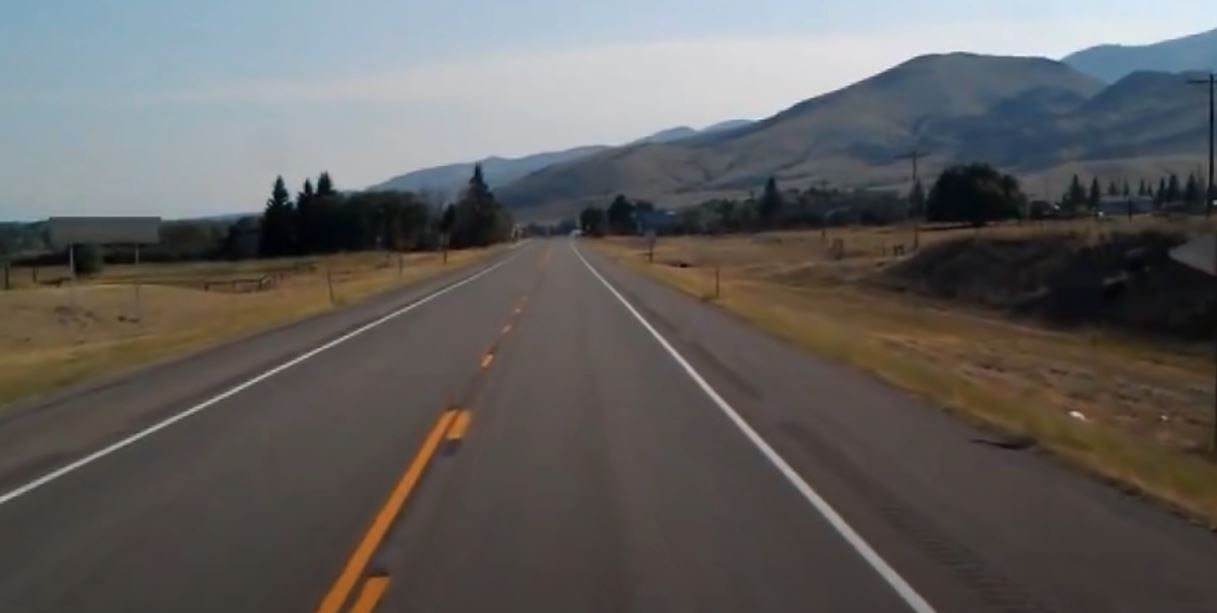
#> input picture self_driving car/road.JPG, 1217 x 613 px
$ python self_driving_car.py
#> lines starting #> are read from the running program, lines starting #| are printed output that depends on the picture; after the words box and inside, x2 and y2 are one past the last pixel; in counts of white or black regions, pixels touching at a corner belong together
#> further down, image is the input picture: shape (613, 1217, 3); mean B, G, R 94, 95.5, 97.7
import cv2
import numpy as np
import matplotlib.pyplot as plt

def canny(image):
    #convert to gray
    gray = cv2.cvtColor(lane_image,cv2.COLOR_RGB2GRAY)
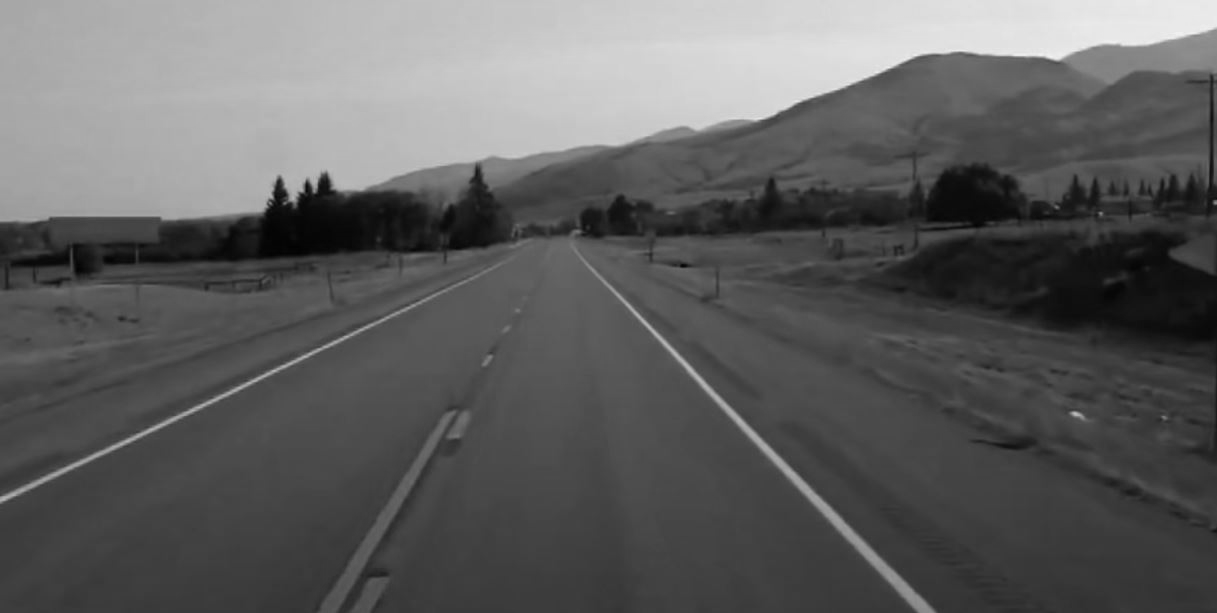
#> gray: shape (613, 1217); min 2, max 242, mean 95.3
    #convert to blur
    blur = cv2.GaussianBlur(gray,(5,5),0)
    #apply canny to reduce the noice
    canny = cv2.Canny(blur,50,150)
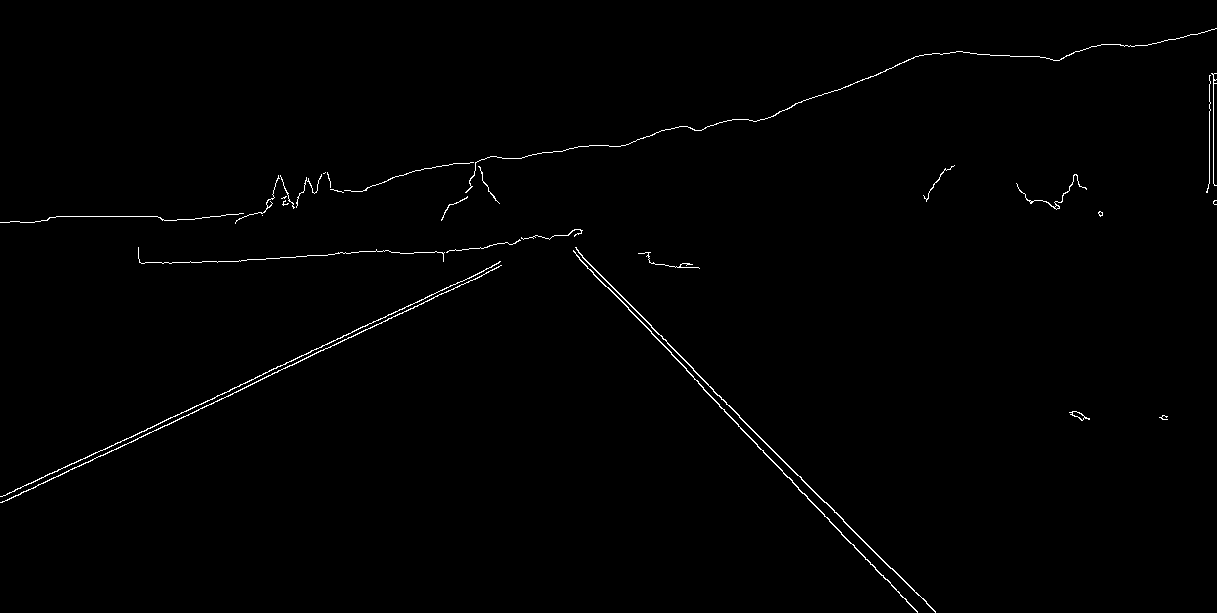
#> canny: shape (613, 1217); 0.74% white in thin lines or dots
    return canny

def display_lines(image,lines):
    line_image = np.zeros_like(image)
    if lines is not None:
        for line in lines:
            x1,y1,x2,y2 = line.reshape(4)
            cv2.line(line_image,(x1,y1),(x2,y2),(255,0,0),10)

    return line_image

def region_of_interest(image):
    height = image.shape[0]
#> height = 613
    polygons = np.array([[(200,height),(1100,height),(550,250)]])
#> polygons = [[200, 613], [1100, 613], [550, 250]]
    mask = np.zeros_like(image)
    cv2.fillPoly(mask,polygons,255)
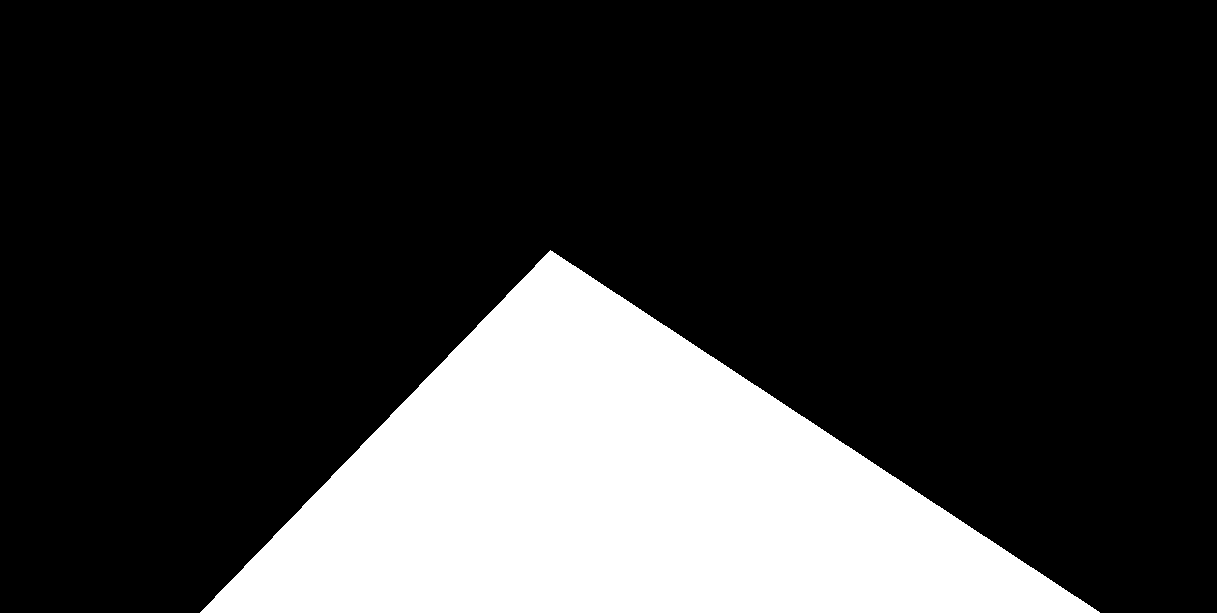
#> mask: shape (613, 1217); 21.9% white; 1 white region, box (x1, y1, x2, y2) and area: (200, 250, 1100, 613) 163625
    masked_image = cv2.bitwise_and(image,mask)
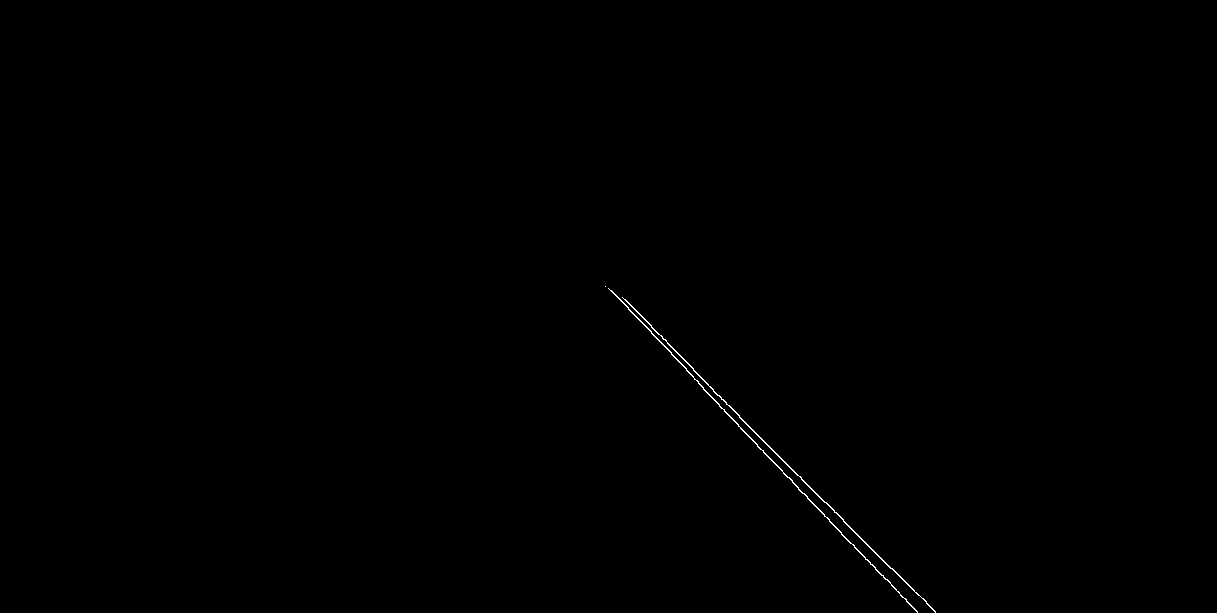
#> masked_image: shape (613, 1217); 0.17% white in thin lines or dots, all inside (x1, y1, x2, y2) = (605, 286, 936, 613)
    return masked_image


image = cv2.imread('road.JPG')
lane_image = np.copy(image)
canny = canny(lane_image)
cropped_image = region_of_interest(canny)
lines =cv2.HoughLinesP(cropped_image,2,np.pi/180,100,np.array([]),minLineLength =40,maxLineGap = 5)
#> lines = [[614, 293, 766, 455], [693, 370, 918, 595], [892, 568, 935, 611], [804, 493, 881, 575], [771, 459, 808, 499], [669, 345, 739, 415]]
line_image = display_lines(lane_image,lines)
#> the loop in display_lines, `for line in lines:` made 6 passes


cv2.imshow('result',cropped_image)
cv2.waitKey(0)
